Frame 1 (no input): blank canvas, image omitted
Frame 60 (the mouse pressed at the canvas centre just before this capture): blank canvas, image omitted
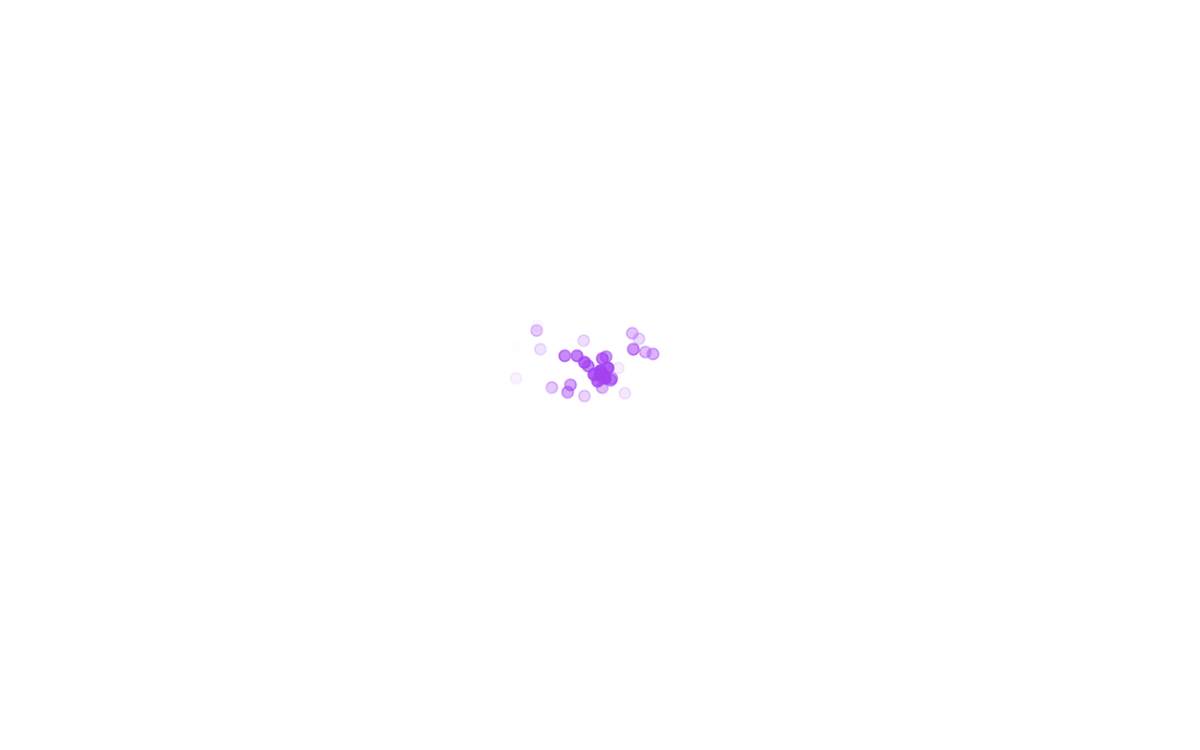
Frame 120 (the mouse held since frame 60 and released just before this capture)

The Processing sketch whose frames 1 and 60 were blank and that drew this single picture after the mouse press (run headless with seeded random() and noise(); from frame 60 on, the mouse is pressed at the canvas centre):

// Processing sketch: NOC_SwimmersChallenge11_6_19
// ── NOC_SwimmersChallenge11_6_19.pde
//DCR: header?
//DCR: Achieves goals. 98/100 pts
import java.util.Iterator;
ArrayList<ParticleSystem> sys;//creates an arrayList of particle systems called sys

void setup() {
  size(1280,800);
  smooth();
  sys = new ArrayList<ParticleSystem>();
  //set basic setup stuff, created an arrayList called sys
  
}

void draw() {
  background(255);
  for (ParticleSystem check: sys){
    check.run();
    check.addParticle();
  }       //runs the code, adds particles every draw cycle
}

void mousePressed(){
  sys.add(new ParticleSystem(new PVector(mouseX,mouseY), (int) random(255), (int) random(255), (int) random(255) ));
}//adds a new fountain every time the mouse is pressed

// ── Particle.pde
class Particle {
  PVector location;
  PVector velocity;
  PVector acceleration;
  //PVectors needed for motion
  float lifespan, initialMove,asdf;
  //floats used to determine properties of the particles
  //the float asdf is used to make a piece of code run once for every particle. The initial value is zero, and if the value of asdf is zero, a certain piece of code will run and change the value of asdf to 1, so the piece of code does not run again
  float topspeed=3;
  //limits the speed of the particle
  int R,G,B;

  Particle(PVector l, int R3,int G3 ,int B3 ) {
    acceleration = new PVector(0,0.05);
    velocity = new PVector(random(-topspeed,topspeed),random(-2,1));
    location = l.get();
    lifespan = 255.0;
    initialMove=0;
    asdf=0;
    R=R3;
    G=G3;
    B=B3;
    //sets the initial values of all of the properties of the particle
  }

  void run() {
    update();
    display();
  }//runs all the code pertaining to the particle

  // Method to update location
  void update() {
    if(asdf==0){
      location.add(acceleration);
      acceleration.mult(0);
      asdf=1;
    }
    location.add(velocity);
    lifespan-=7;
    //moves the paritcle and slowly kills it
  }

  void display() {
    stroke(R,G,B,lifespan);
    strokeWeight(2);
    fill(R,G,B,lifespan);
    ellipse(location.x,location.y,12,12);
    //draws the particle
  }
  
  // Determines if the particle should be dead
  boolean isDead() {
    if (lifespan < 0.0) {
      return true;
    } else {
      return false;
    }
  }
}

// ── ParticleSystem.pde
class ParticleSystem {
  ArrayList<Particle> particles;
  PVector origin;
  //creates a particle system
  int R1,G1,B1;

  ParticleSystem(PVector location, int R4, int G4, int B4) {
    origin = location.get();
    particles = new ArrayList<Particle>();
    //creates the location of the system
    R1=R4;
    G1=G4;
    B1=B4;
    //makes every foutain have differnt colors
  }

  void addParticle() {
    particles.add(new Particle(origin, R1,G1,B1));
    //adds a new particle every time it is called
  }

  void run() {//checks if every particle should be dead and removed and runs every particle
    Iterator <Particle> it = particles.iterator();
    while (it.hasNext()) {
      Particle p = it.next();
      p.run();
      if (p.isDead()) {
        it.remove(); 
      }
    }
  }
}
